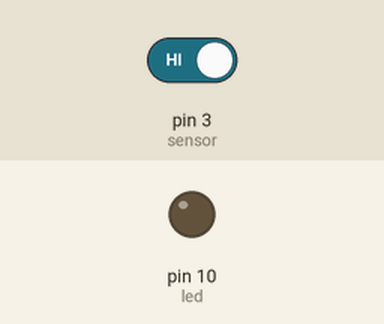
This sketch was run on a simulated Arduino Uno, built with avr-gcc and run on an emulated ATmega328P. Shown: output pins drawn as LEDs (lit = HIGH). The inputs (shaded band) are chosen by the test bench; at power-on: pin 3 (sensor) HIGH.

Above: at 1.2 s.
1.3 s: pin 3 (sensor) driven LOW
At 2.0 s:
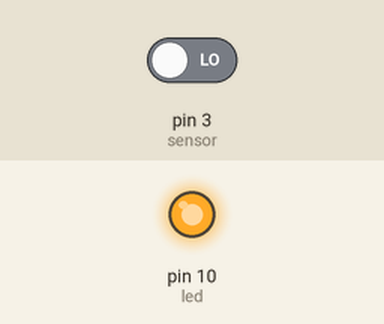
2.8 s: pin 3 (sensor) driven HIGH
At 3.2 s:
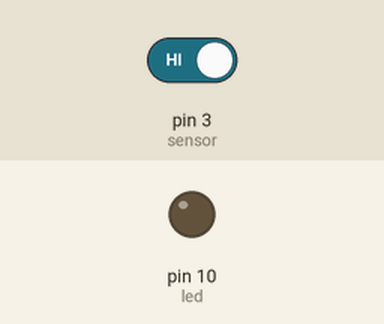
Timing chart, 0 to 5.8 s (numbered marks = the images above; inputs shaded):
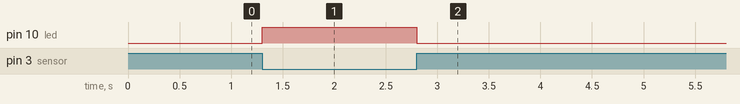

The sketch:

MISSAO_02_ATIVIDADE_01.ino
```cpp
 /****************************************
 SC+ | Projeto: Sensor de chuva
 ****************************************/
 // Declarando as variáveis do projeto
 const int led = 10; // pino do LED
 const int sensor = 3; // pino digital do sensor
 // Passando as configurações iniciais
 void setup()
 {
 //Define led como saída
  pinMode(led, OUTPUT);
//Define sensor como entrada de sinal
  pinMode(sensor, INPUT);
    // LED começa desligado
  digitalWrite(led, LOW);
}
// Construindo a lógica do projeto
 void loop()
 {
    // Se o sensor estiver no estado LOW (ou seja, tem chuva!),o LED acende
  if(digitalRead(sensor) == LOW){digitalWrite(led, HIGH);}
    // Caso o sensor esteja no estado HIGH, o LED permanece desligado
    else {digitalWrite(led, LOW);}
 }
```

Measured:
- after the input at 1.3 s, pin 10 (led): LOW → HIGH at once
- after the input at 2.8 s, pin 10 (led): HIGH → LOW at once
